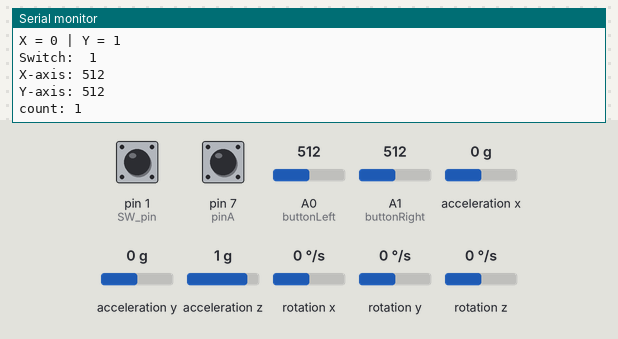
Bench run of a sketch on a simulated SparkFun Pro Micro, built with avr-gcc and run on an emulated ATmega32U4. Shown: the last lines printed to the serial monitor. Inputs (shaded band) come from the test bench; at power-on: pin 7 (pinA) HIGH, rotation y 0 °/s, A0 (buttonLeft) = 512, A1 (buttonRight) = 512, pin 1 (SW_pin) HIGH, rotation z 0 °/s, acceleration x 0 g, acceleration y 0 g, acceleration z 1 g, rotation x 0 °/s. USB keyboard and mouse output is not drawn.

Above: at 1.2 s.
1.3 s: pin 7 (pinA) pulled LOW for 0.15 s
At 1.72 s:
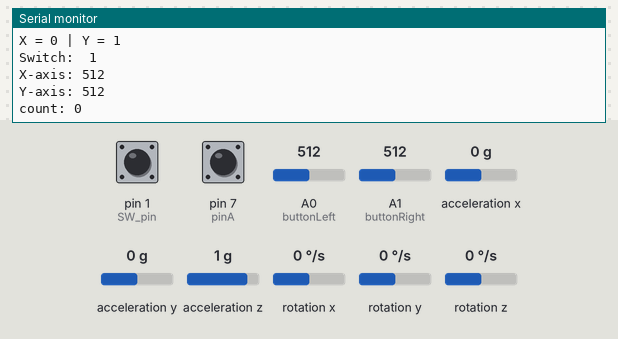
2.9 s: rotation y set to -192 °/s
4.4 s: A0 (buttonLeft) set to 716
At 4.56 s:
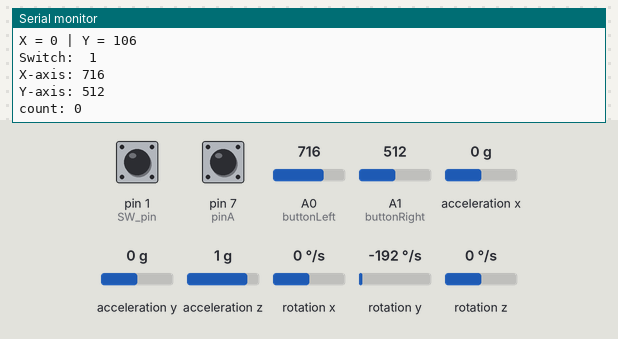
5.9 s: A1 (buttonRight) set to 716
At 5.99 s:
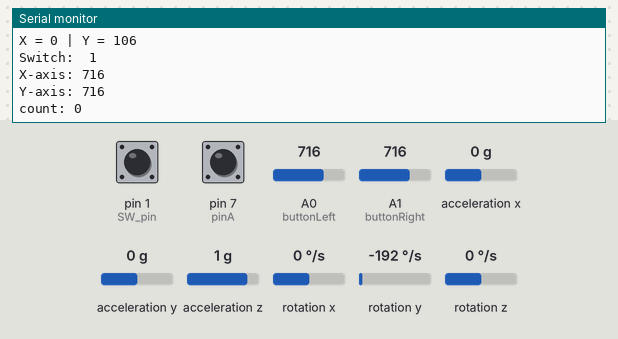
7.4 s: pin 1 (SW_pin) pulled LOW for 0.15 s
9.0 s: rotation z set to -192 °/s
Timing chart, 0 to 11.5 s (numbered marks = the images above; inputs shaded):
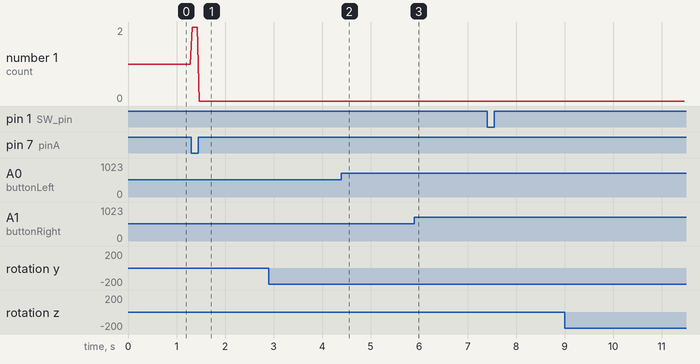

Measured:
- after the input at 1.3 s, the serial monitor: prints a new line at once (image 1)
- after the input at 4.4 s, the serial monitor: prints a new line at once (image 2)
- after the input at 5.9 s, the serial monitor: prints a new line at once (image 3)

The sketch:

appRun.ino
```cpp
/*
  appRun.ino
  Created: 4/13/19
  Last Modified: 4/14/19

  Change Log:
     0.1 - basic structure
     0.2 - add Gyro_controller class
  Known Issues:
     1. need init exception handling
*/
#include "Keyboard.h"
#include <Wire.h>
#include <I2Cdev.h>
#include <MPU6050.h>
#include <Mouse.h>
//#include "PinChangeInt.h"

////////////
const int buttonLeft = A0;          // input pin for pushbutton
const int buttonRight = A1;
const int buttonDLeft = A2;          // input pin for pushbutton
const int buttonDRight = A3;

/////////////////////////////
//Rotorary Encoder
const int pinA = 7; // Our first hardware interrupt pin is digital pin 2
//static int pinB = 8; // Our second hardware interrupt pin is digital pin 3
int oldA = 0;
int newA;
int count = 0;
//////////////////////////

const int SW_pin = 1; // digital pin connected to switch output
const int X_pin = A0; // analog pin connected to X output
const int Y_pin = A1; // analog pin connected to Y output

const int responseDelay = 40;

int16_t ax, ay, az, gx, gy, gz;
int mouse_x, mouse_y;
int sensitivity_x = 140;
int sensitivity_y = 240;
int mouse_y_bias = 350;
MPU6050 mpu;

void init_encoder()
{
  pinMode(pinA, INPUT_PULLUP); // set pinA as an input, pulled HIGH to the logic voltage (5V or 3.3V for most cases)
  //pinMode(pinB, INPUT_PULLUP); // set pinB as an input, pulled HIGH to the logic voltage (5V or 3.3V for most cases)
  //attachPinChangeInterrupt(digitalPinToInterrupt(pinA), PinA, RISING);
  //attachPinChangeInterrupt(digitalPinToInterrupt(pinB), PinB, RISING);

  //attachInterrupt(4,newPinA,RISING); // set an interrupt on PinA, looking for a rising edge signal and executing the "PinA" Interrupt Service Routine (below)
  //attachInterrupt(digitalPinToInterrupt(pinB),PinB,RISING); // set an interrupt on PinB, looking for a rising edge signal and executing the "PinB" Interrupt Service Routine (below)
}
void init_joystick()
{
  pinMode(SW_pin, INPUT);
  digitalWrite(SW_pin, HIGH);
  //Serial.begin(115200);
  Keyboard.begin();
}
void init_gyro_controller()
{
  Serial.println("<<<<Gyro init>>>>");

  Wire.begin();
  mpu.initialize();
  if (!mpu.testConnection()) {
    while (1);
  }
  Mouse.begin();
  Serial.println("<<<<Gyro has been initialized>>>>");
  // should prompt to option to calibrate, change sensitivity
}

void scroll_move()
{
  newA = digitalRead(pinA);
  if (newA != oldA) {
    count++;
    oldA = newA;
  }
  if (count > 2) {
    Mouse.move(0, 0, 6);
    count = 0;
    Serial.println("count to 0");
  }
}

void joystick_makeMovement()
{
  Serial.print("Switch:  ");
  Serial.print(digitalRead(SW_pin));
  Serial.print("\n");
  Serial.print("X-axis: ");
  Serial.print(analogRead(X_pin));
  Serial.print("\n");
  Serial.print("Y-axis: ");
  Serial.println(analogRead(Y_pin));
  Serial.print("\n\n");

  //if x ==0 = left, x==1023 = right
  //if y ==0  down, y ==1023 = up

  //get values from Joystick X
  int Joystick_X = analogRead(X_pin);
  int Joystick_Y = analogRead(Y_pin);

  if (Joystick_X == 0 ) {
    Keyboard.write('a');
  }
  if (Joystick_X == 1023 ) {
    Keyboard.write('d');
  }
  if (Joystick_Y == 0) {
    Keyboard.write('s');
  }
  if (Joystick_Y == 1023) {
    Keyboard.write('w');
  }
}

void gyro_changeView()
{
  mpu.getMotion6(&ax, &ay, &az, &gx, &gy, &gz);

  mouse_x = (gz) / sensitivity_x;   //gz+15
  mouse_y = -(gy - mouse_y_bias) / sensitivity_y;  //gy-100

  Serial.print("gz = ");
  Serial.print(gz);
  Serial.print(" | gy = ");
  Serial.print(gy);

  Serial.print("\nX = ");
  Serial.print(mouse_x);
  Serial.print(" | Y = ");
  Serial.println(mouse_y);

  Mouse.move(mouse_x, mouse_y, 0);
}

//ScrollWheel_controller item_select;
//Joystick_controller movement_control;
/*
  void check_button()
  {
  int buttonStateLeft = digitalRead(buttonLeft);
  if (buttonStateLeft == HIGH) //if the button is pressed
  {
    // type out a message
    Mouse.click(MOUSE_LEFT);
    delay(50); //Delay for bounce & to let you computer catch up
  }
  // read the pushbutton:
  int buttonStateRight = digitalRead(buttonRight);
  if (buttonStateRight == HIGH) //if the button is pressed
  {
    // type out a message
    Mouse.click(MOUSE_RIGHT);
    delay(50); //Delay for bounce & to let you computer catch up
  }

  int buttonStateLeft = digitalRead(buttonDLeft);
  if (buttonStateLeft == HIGH) //if the button is pressed
  {
    // type out a message
    Keyboard.print(KEY_LEFT_SHIFT);
    delay(50); //Delay for bounce & to let you computer catch up
  }
  // read the pushbutton:
  int buttonStateRight = digitalRead(buttonDRight);
  if (buttonStateRight == HIGH) //if the button is pressed
  {
    // type out a message
    Keyboard.click(‘space’);
    delay(50); //Delay for bounce & to let you computer catch up
  }
  }
*/
void setup() {
  Serial.begin(9600);
  Serial.println("here");

  pinMode(buttonLeft, INPUT);
  pinMode(buttonRight, INPUT);
  pinMode(buttonDLeft, INPUT);
  pinMode(buttonDRight, INPUT);

  init_gyro_controller();
  init_joystick();
  init_encoder();
}

void loop() {

  //Serial.println("12
  //checkButtons();
  gyro_changeView();
  joystick_makeMovement();
  scroll_move();
  Serial.print("count: ");
  Serial.println(count);
  //  check_button();
  delay(responseDelay);
}
```

Gyro_controller.cpp
```cpp
/*
 * Gyro_controller.cpp
 * Created: 4/14/19
 * Last Modified: 4/14/19
 * Author: Steven Hu
 *
 */
#include "Gyro_controller.h"
Gyro_controller::Gyro_controller()
{
  Serial.begin(9600);
  Serial.println("<<<<Gyro init>>>>");
  Wire.begin();
  mpu->initialize();
  if(!mpu->testConnection()) {while(1);}
  Mouse.begin();
  Serial.println("<<<<Gyro has been initialized>>>>");
  // should prompt to option to calibrate, change sensitivity
}

void Gyro_controller::changeView()
{
  mpu->getMotion6(&ax, &ay, &az, &gx, &gy, &gz);

  mouse_x = -(gz)/sensitivity_x;     //gz+15
  mouse_y = (gy- mouse_y_bias)/sensitivity_y;     //gy-100

  Serial.print("gz = ");
  Serial.print(gz);
  Serial.print(" | gy = ");
  Serial.print(gy);

  Serial.print("\nX = ");
  Serial.print(mouse_x);
  Serial.print(" | Y = ");
  Serial.println(mouse_y);

  Mouse.move(mouse_x, mouse_y,0);
}
```

Gyro_controller.h
```cpp
/*
 * Gyro_controller.h
 * Created: 4/14/19
 * Last Modified: 4/14/19
 * Author: Steven Hu
 *
 * Known Issues:
 *    1. need function to do initial calibration
 *    2. need function to change sensitivity
 *    3. need function to adjust tolerance (not used for ver 0.2.5
 * Circuit:
 *    Arduino Leonardo/Pro Micro
 *    GY521 -MPU6050 Gyro+Acc
 *      D3 <-> SCL
 *      D2 <-> SDA
 *      D0 <-> INT
 *
 */
#ifndef GYRO_CONTROLLER_H
#define GYRO_CONTROLLER_H

#include <Wire.h>
#include <I2Cdev.h>
#include <MPU6050.h>
#include <Mouse.h>

class Gyro_controller
{
private:
  int16_t ax,ay,az,gx,gy,gz;
  int mouse_x,mouse_y;
  int responseDelay;
  int sensitivity_x = 140;
  int sensitivity_y = 140;
  int mouse_y_bias = 350;
  MPU6050 * mpu;
public:
  Gyro_controller();
  int calibrate();
  void changeView();
};

#endif  /* GYRO_CONTROLLER_H*/
```
